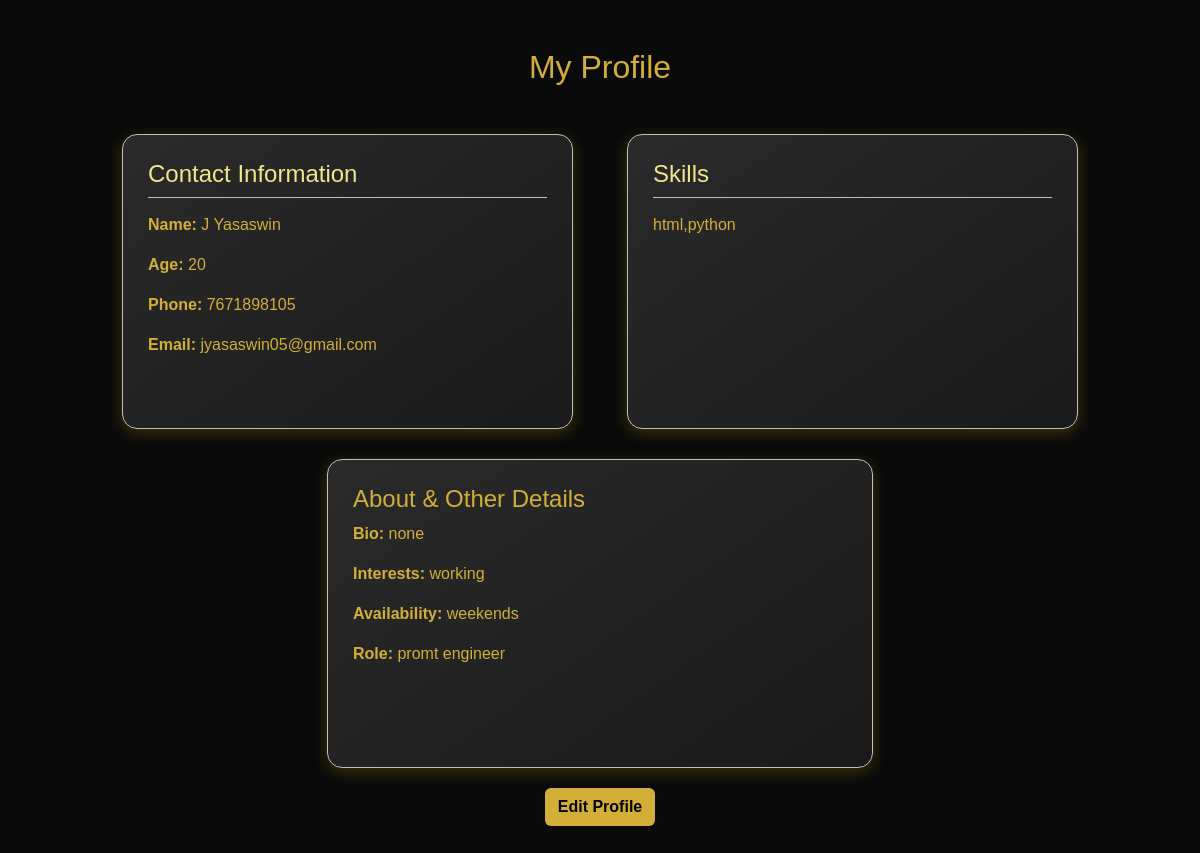
The page /profile (signed in) on the database as committed earlier.
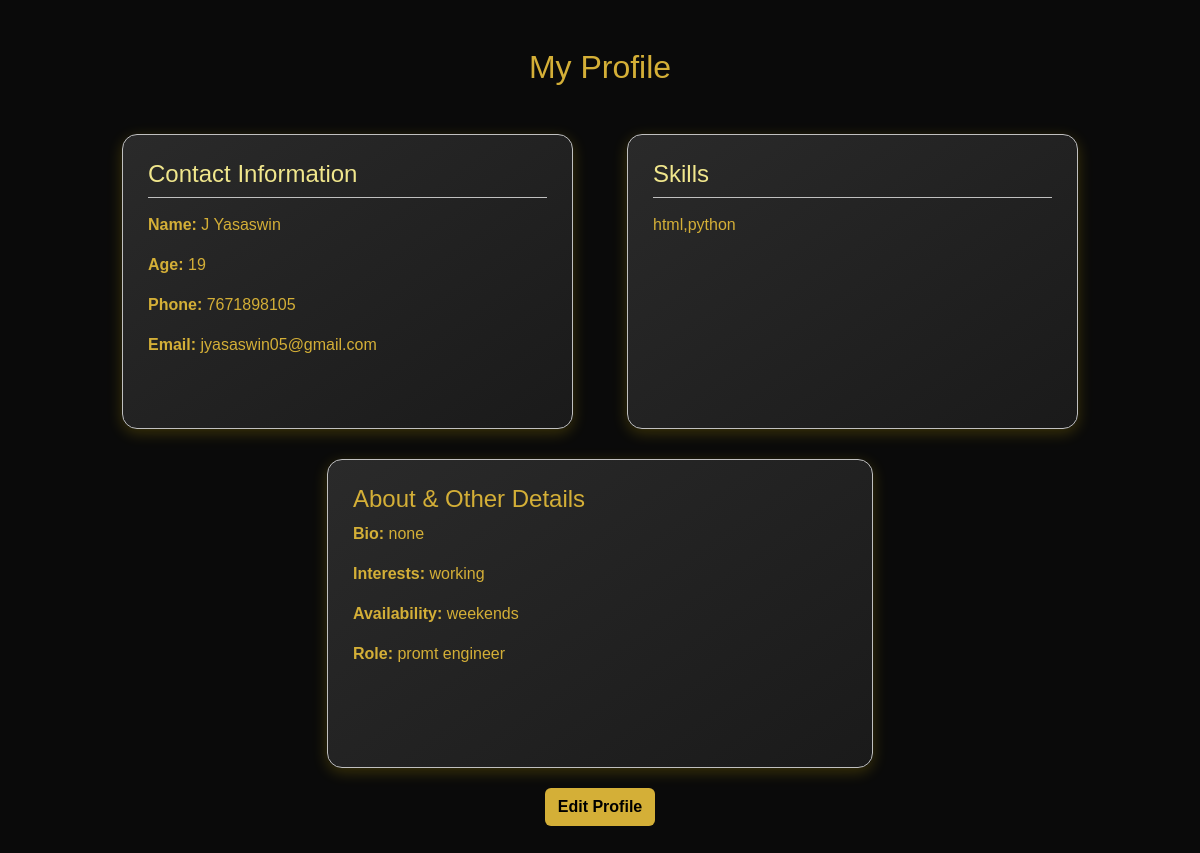
The same page on the database as committed later.
### tables this page shows
CREATE TABLE users (
            id INTEGER PRIMARY KEY AUTOINCREMENT,
            username TEXT UNIQUE NOT NULL,
            email TEXT UNIQUE NOT NULL,
            password TEXT NOT NULL,
            skills TEXT,
            fullname TEXT,
            age INTEGER,
            contact TEXT,
            bio TEXT,
            interests TEXT,
            availability TEXT,
            role TEXT
        );

### app.py (the view)
@app.route("/profile")
def profile():
    if "user_id" not in session:
        return redirect(url_for("login"))
    conn = sqlite3.connect("users.db")
    c = conn.cursor()
    c.execute("SELECT * FROM users WHERE id = ?", (session["user_id"],))
    user = c.fetchone()
    conn.close()
    return render_template("profile.html", user=user)

### templates/profile.html (shortened to what this page needs)
<!DOCTYPE html>
<html lang="en">
<head>
  <link href="https://cdn.jsdelivr.net/npm/bootstrap@5.3.2/dist/css/bootstrap.min.css" rel="stylesheet">
</head>
<body class="container py-5">
  <h2 class="mb-5 text-center">My Profile</h2>
  <div class="row row-gap justify-content-center">
    <div class="col-md-5">
      <div class="section-card">
        <h4>Contact Information</h4>
        <p><b>Name:</b> {{ user[5] }}</p>
        <p><b>Age:</b> {{ user[6] }}</p>
        <p><b>Phone:</b> {{ user[7] }}</p>
        <p><b>Email:</b> {{ user[2] }}</p>
      </div>
    </div>
    <div class="col-md-5">
      <div class="section-card">
        <h4>Skills</h4>
        <p>{{ user[4] if user[4] else "No skills added yet" }}</p>
      </div>
    </div>
  </div>
  <div class="row justify-content-center">
    <div class="col-md-6">
      <div class="section-card-1">
        <h4>About & Other Details</h4>
        <p><b>Bio:</b> {{ user[8] }}</p>
        <p><b>Interests:</b> {{ user[9] }}</p>
        <p><b>Availability:</b> {{ user[10] }}</p>
        <p><b>Role:</b> {{ user[11] }}</p>
      </div>
    </div>
  </div>
  <div class="text-center">
    <a href="{{ url_for('edit_profile') }}" class="btn btn-custom">Edit Profile</a>
  </div>
</body>
</html>

### templates/profile.html (style rules this page uses)
body { background: #0a0a0a; color: #d4af37; font-family: Arial, sans-serif; }
.section-card { background: linear-gradient(145deg, #2a2a2a, #1a1a1a); border: 1px solid #c0c0c0; border-radius: 15px; padding: 25px; box-shadow: 0 4px 15px rgba(255, 215, 0, 0.2); margin-bottom: 30px; height: 100%; }
.section-card-1 { background: linear-gradient(145deg, #2a2a2a, #1a1a1a); border: 1px solid #c0c0c0; border-radius: 15px; padding: 25px; box-shadow: 0 4px 15px rgba(255, 215, 0, 0.2); margin-bottom: 30px; margin-top: 30px; height: 100%; }
.section-card h4 { color: #f0e68c; border-bottom: 1px solid #c0c0c0; padding-bottom: 8px; margin-bottom: 15px; }
.btn-custom { background-color: #d4af37; color: black; font-weight: bold; margin-top: 50px; }
.row-gap { gap: 30px; }

Rows that differ between the two databases and show on the page:
changed users "J Yasaswin": age "20" → "19"
